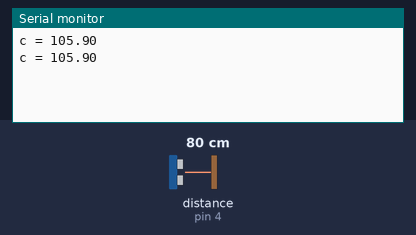
The sketch below on a simulated Arduino Uno, built with avr-gcc and run on an emulated ATmega328P. Parts: the last lines printed to the serial monitor. Wiring (inferred from the names in the program): ultrasonic range finder: trigger pin 5; echo pin 4. Inputs (shaded band) come from the test bench; at power-on: distance to the obstacle (sensor on pin 4) 80 cm. The echo pulse lasts 58.3 µs per cm.

Above: at 1.8 s.
1.9 s: distance to the obstacle (sensor on pin 4) set to 2 cm
At 2.8 s:
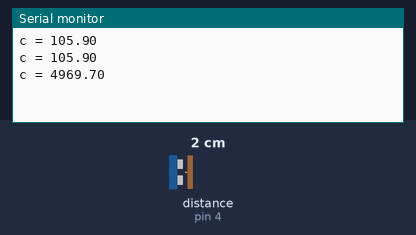
3.4 s: distance to the obstacle (sensor on pin 4) set to 4 cm
At 4.5 s:
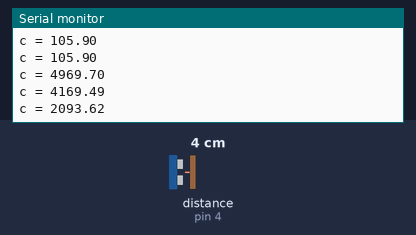
Timing chart, 0 to 6.4 s (numbered marks = the images above; inputs shaded):
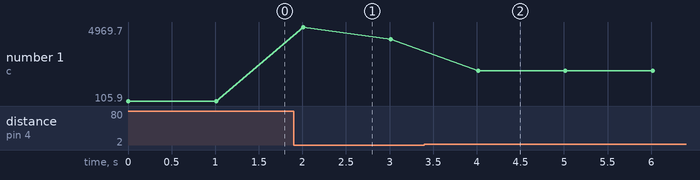

The sketch:

ultrasonic_sensor.ino
```cpp
/*
 * Created by ArduinoGetStarted, https://arduinogetstarted.com
 *
 * Arduino - Ultrasonic Sensor HC-SR04
 *
 * Wiring: Ultrasonic Sensor -> Arduino:
 * - VCC  -> 5VDC
 * - TRIG -> Pin 9
 * - ECHO -> Pin 8
 * - GND  -> GND
 *
 * Tutorial is available here: https://arduinogetstarted.com/tutorials/arduino-ultrasonic-sensor
 */

int trigPin = 5;    // TRIG pin
int echoPin = 4;    // ECHO pin

float time_us;
float distance = 24.6 * 2;    // cm
float duration_us;
float c;
void setup() {
  // begin serial port
  Serial.begin (9600);

  // configure the trigger pin to output mode
  pinMode(trigPin, OUTPUT);
  // configure the echo pin to input mode
  pinMode(echoPin, INPUT);
}

void loop() {
  // generate 10-microsecond pulse to TRIG pin
  digitalWrite(trigPin, HIGH);
  delayMicroseconds(10);
  digitalWrite(trigPin, LOW);

  // measure duration of pulse from ECHO pin
  duration_us = pulseIn(echoPin, HIGH);
  c = distance/duration_us*pow(10,4);

  // calculate the distance


  // print the value to Serial Monitor
  /*Serial.print("duration: ");
  Serial.print(duration_us);
  Serial.println(" us");
  Serial.print("distance: ");
  Serial.print(distance_cm);
  Serial.println(" cm");*/
  Serial.print("c = ");
  Serial.println(c);

  delay(1000);
}
```

Measured:
- after the input at 1.9 s, the serial monitor: prints a new line after 0.11 s (image 1)
- after the input at 3.4 s, the serial monitor: prints a new line after 0.61 s (image 2)
- plotted number 1: 105.9 → 4169.49 after the input at 1.9 s, 4169.49 → 2093.62 after the input at 3.4 s
